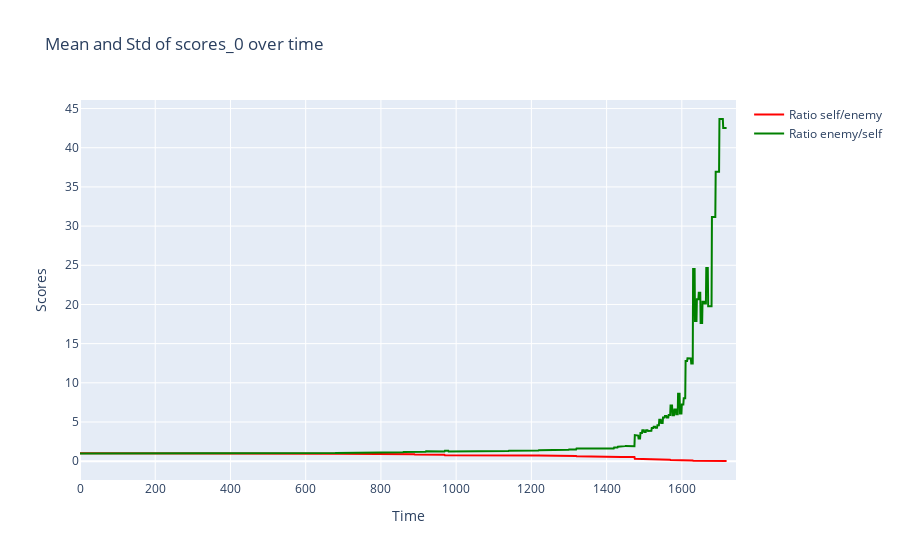

Write notebook code for a chart like this one.
### Markdown cell above
estou perden

### Code cell
fig = go.Figure()

# plot the ratio between the two means
ratio = scores_0_mean / scores_1_mean
fig.add_trace(go.Scatter(x=np.arange(len(ratio)), y=ratio, mode='lines', name="Ratio self/enemy", line=dict(color='red')))

ratio2 = scores_1_mean / scores_0_mean
fig.add_trace(go.Scatter(x=np.arange(len(ratio2)), y=ratio2, mode='lines', name="Ratio enemy/self", line=dict(color='green')))

fig.update_layout(title='Mean and Std of scores_0 over time', xaxis_title='Time', yaxis_title='Scores')
fig.show()

### Figure 1 — Plotly figure (JSON) as saved in the notebook; plotly's stock layout.template omitted (floating-point values rounded to 4 significant figures; data arrays with more than 128 entries replaced by an {"elided": "..."} marker saying what was removed)
{"data": [{"line": {"color": "red"}, "mode": "lines", "name": "Ratio self/enemy", "type": "scatter", "x": {"elided": "1745 int values"}, "y": {"elided": "1745 float values"}}, {"line": {"color": "green"}, "mode": "lines", "name": "Ratio enemy/self", "type": "scatter", "x": {"elided": "1745 int values"}, "y": {"elided": "1745 float values"}}], "layout": {"title": {"text": "Mean and Std of scores_0 over time"}, "xaxis": {"title": {"text": "Time"}}, "yaxis": {"title": {"text": "Scores"}}}}
